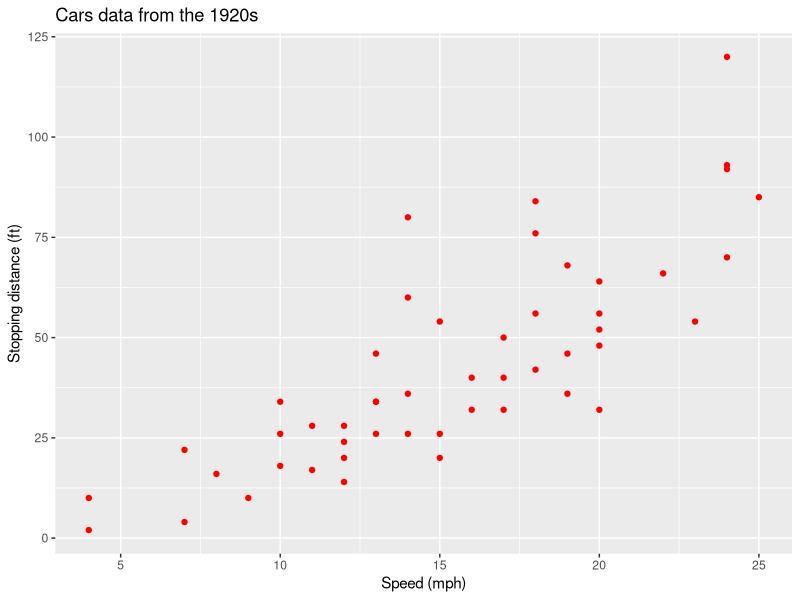
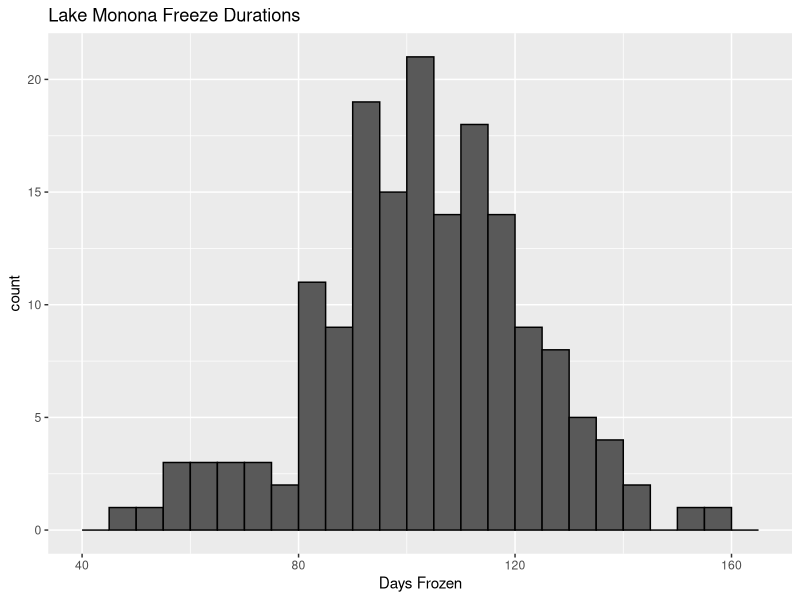
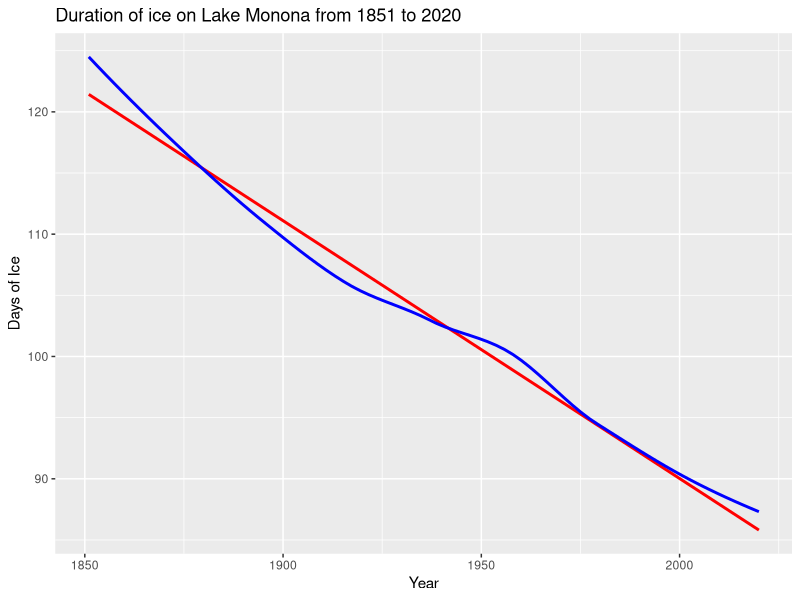

These charts were generated, in order, by the following R code:
## ---- chunk 1
knitr::opts_chunk$set(echo = TRUE, message = FALSE, warning = FALSE)
library(tidyverse)
library(lubridate)
## ---- chunk 2
## Type your code here
numbers <- c(seq(4, 72, 1))
sum(numbers)
## ---- chunk 3
set.seed(20220623)
v2 = runif(10)
v2
## ---- chunk 4
## Type your code here
v2_a <- v2 / sum(v2)
v2_a
#sum(v2_a)
v2_a[2]
min(v2_a)
sd(v2_a)
## ---- chunk 5
mendota = read_csv("../../data/lake-mendota-winters-2021.csv")
## ---- chunk 6
## Type your code here
y <- mendota$duration
#sum(y)/length(y)
mean(y)
## ---- chunk 7
## Type your code here
r <- y - mean(y)
mean(r)
sd(y)
sd(r)
## ---- chunk 8
## Type your code here
z <- r / sd(r)
mean(z)
median(z)
sd(z)
## ---- chunk 9
str(cars)
## ---- chunk 10
## Type your code here
ggplot(data = cars, mapping = aes(x=speed,y=dist)) +
  ## red points
  geom_point(color = "red") +
  ## title
  ggtitle("Cars data from the 1920s") +
  ## x label
  xlab("Speed (mph)") +
  ## y label
  ylab("Stopping distance (ft)")
## ---- chunk 11
## Read Lake Monona data
## Remove rows with missing data
monona = drop_na(read_csv("../../data/lake-monona-winters-2021.csv"))
## ---- chunk 12
# Type your code here
ggplot(data = monona, aes(x=duration)) +
  geom_histogram(center=70, breaks=c(seq(40,165,5)), color='black') +
  xlab("Days Frozen") +
  ggtitle("Lake Monona Freeze Durations")
## ---- chunk 13
## Type your code here
ggplot(data = monona, mapping = aes(x=year1,y=duration)) +
  ## straight trend
  geom_smooth(method = "lm", se=FALSE, color="red") +
  ## smooth trend
  geom_smooth(se=FALSE, color="blue") +
  ## title
  ggtitle("Duration of ice on Lake Monona from 1851 to 2020") +
  ## x label
  xlab("Year") +
  ## y label
  ylab("Days of Ice")
